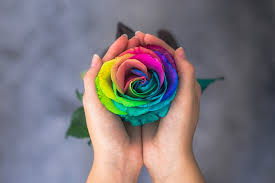
#> input picture IMAGE PROCESSING/BASIC PART 2 (matplotlib)/rose.jpg, 275 x 183 px
$ jupyter execute 'BASIC OF IMAGE PROCESSING USING PYTHON PART-2.ipynb'
#> lines starting #> are read from the running program, lines starting #| are printed output that depends on the picture
# BASICS OF IMAGE PROCESSING USING PYTHON PART 1 (matplotlib)

__IMAGE MANIPULATION with Matplotlib__

    1) import necessary libraries

    2) inspect necessary information

    3) show the image

[cell 1]
from matplotlib import image, pyplot

FilePath = 'rose.jpg'
img = image.imread(FilePath)
#> img is the input picture: shape (183, 275, 3); mean R, G, B 123.8, 117.5, 123.9

print('Image dtype: ', img.dtype)
#| Image dtype:  uint8
print('Image shape: ', img.shape)
#| Image shape:  (183, 275, 3)

pyplot.imshow(img)

__ROTATE , CROP , BRIGHTNESS AND CONTRAST__

    1) Image crop with PIL
    2) Looking at the pixel locations in above image, we can define the coordinate (box) to crop

[cell 2]
from PIL import Image

im = Image.open(FilePath)

Rotation_Degree = 30
#im.rotate(Rotation_Degree).show()
rot = im.rotate(Rotation_Degree)
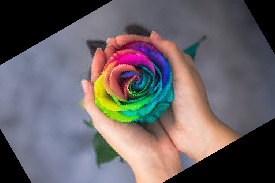
#> rot: PIL image 275x183 RGB; mean R, G, B 105.1, 98.3, 101.7
pyplot.imshow(rot)

[cell 3]
box = (100, 50, 175, 125) #left, upper, right, lower
#im.crop(box).show()
crop = im.crop(box)
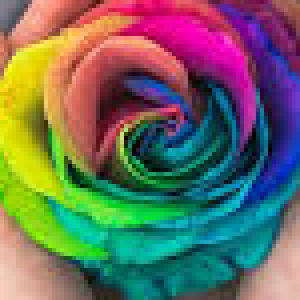
#> crop: PIL image 75x75 RGB (shown 4 times larger); mean R, G, B 106.3, 108.4, 94.4
pyplot.imshow(crop)

# Image Enhancements with PIL: CONTRAST

[cell 4]
from PIL import ImageEnhance
enh = ImageEnhance.Contrast(im)
enh.enhance(1.75).show("75% more contrast")
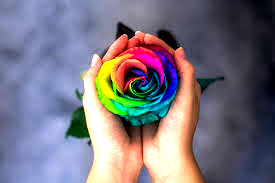
#> shown: PIL image 275x183 RGB; mean R, G, B 120.4, 115.5, 127.7

# Image Enhancements with PIL: BRIGHTNESS

[cell 5]
enh = ImageEnhance.Brightness(im)
enh.enhance(1.5).show("50% more brightness")
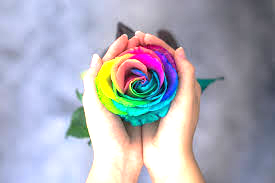
#> shown: PIL image 275x183 RGB; mean R, G, B 170.9, 171.4, 183.3
